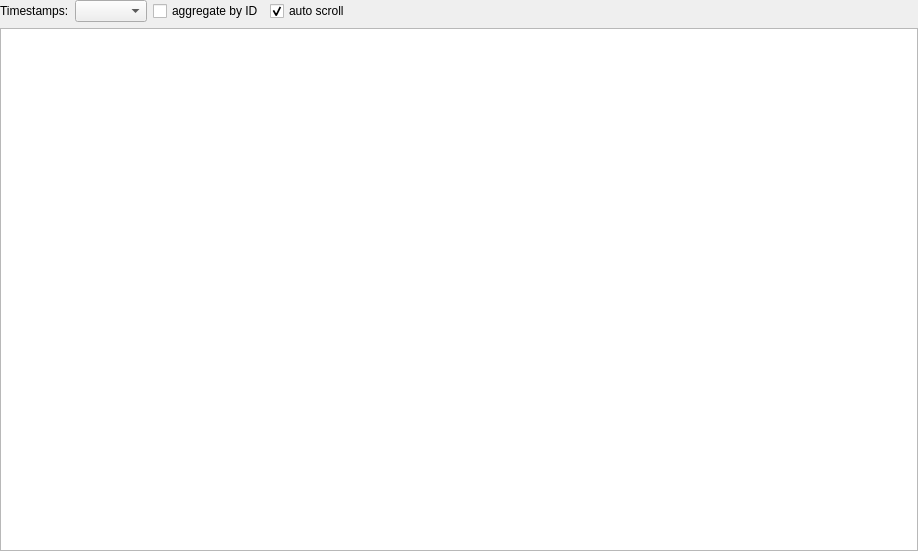
<?xml version="1.0" encoding="UTF-8"?>
<ui version="4.0">
 <class>TraceWindow</class>
 <widget class="QWidget" name="TraceWindow">
  <property name="geometry">
   <rect>
    <x>0</x>
    <y>0</y>
    <width>918</width>
    <height>551</height>
   </rect>
  </property>
  <property name="minimumSize">
   <size>
    <width>0</width>
    <height>0</height>
   </size>
  </property>
  <property name="windowTitle">
   <string>Trace View</string>
  </property>
  <layout class="QVBoxLayout" name="verticalLayout">
   <property name="leftMargin">
    <number>0</number>
   </property>
   <property name="topMargin">
    <number>0</number>
   </property>
   <property name="rightMargin">
    <number>0</number>
   </property>
   <property name="bottomMargin">
    <number>0</number>
   </property>
   <item>
    <widget class="QWidget" name="widget" native="true">
     <layout class="QHBoxLayout" name="horizontalLayout">
      <property name="leftMargin">
       <number>0</number>
      </property>
      <property name="topMargin">
       <number>0</number>
      </property>
      <property name="rightMargin">
       <number>0</number>
      </property>
      <property name="bottomMargin">
       <number>0</number>
      </property>
      <item>
       <widget class="QLabel" name="label">
        <property name="text">
         <string>Timestamps:</string>
        </property>
       </widget>
      </item>
      <item>
       <widget class="QComboBox" name="cbTimestampMode"/>
      </item>
      <item>
       <widget class="QCheckBox" name="cbAggregated">
        <property name="text">
         <string>aggregate by ID</string>
        </property>
        <property name="checked">
         <bool>false</bool>
        </property>
       </widget>
      </item>
      <item>
       <widget class="QCheckBox" name="cbAutoScroll">
        <property name="text">
         <string>auto scroll</string>
        </property>
        <property name="checked">
         <bool>true</bool>
        </property>
       </widget>
      </item>
      <item>
       <spacer name="horizontalSpacer">
        <property name="orientation">
         <enum>Qt::Horizontal</enum>
        </property>
        <property name="sizeHint" stdset="0">
         <size>
          <width>40</width>
          <height>20</height>
         </size>
        </property>
       </spacer>
      </item>
     </layout>
    </widget>
   </item>
   <item>
    <widget class="QTreeView" name="tree">
     <property name="autoScroll">
      <bool>false</bool>
     </property>
     <property name="verticalScrollMode">
      <enum>QAbstractItemView::ScrollPerPixel</enum>
     </property>
    </widget>
   </item>
  </layout>
 </widget>
 <resources/>
 <connections/>
</ui>
